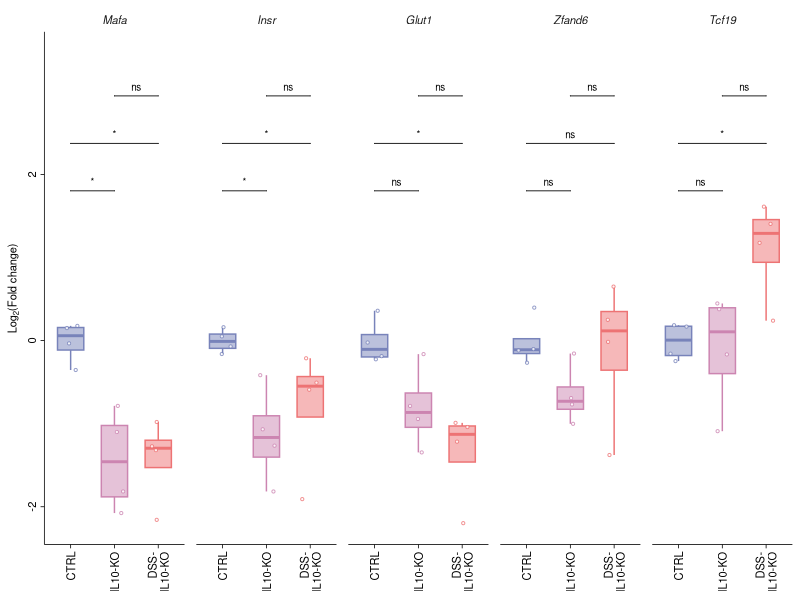

This chart was generated by the following R code:
# ============================================================
# Spleen Gene Expression Analysis - Fig_3c
# FOLD CHANGE VERSION - Using facet_grid
# Integrated Script for Diabetologia Journal Submission
# Log2(Fold-change) relative to CTRL baseline
# Three groups: CTRL, IL10-KO, DSS-IL10-KO
# Five genes: Mafa, Insr, Glut1, Zfand6, Tcf19
# ============================================================

# 0) Clear workspace and set working directory
rm(list = ls())
# Set the working directory to this script's own folder before running
# (e.g. in RStudio: Session > Set Working Directory > To Source File Location)

# 1) Load required libraries
library(ggplot2)
library(dplyr)
library(tidyr)
library(ggpubr)
library(rstatix)

# 2) Define Diabetologia colour palette
diabetologia_colors <- c(
  "CTRL" = rgb(120, 131, 186, maxColorValue = 255),
  "IL10-KO" = rgb(204, 133, 177, maxColorValue = 255),
  "DSS-IL10-KO" = rgb(237, 115, 116, maxColorValue = 255)
)

# 3) Define spleen genes for Fig_3c
genes_fig3c <- c("Mafa", "Insr", "Glut1", "Zfand6", "Tcf19")

# 4) Define comparisons
my_comparisons <- list(
  c("CTRL", "IL10-KO"),
  c("CTRL", "DSS-IL10-KO"),
  c("IL10-KO", "DSS-IL10-KO")
)

# ============================================================
# 5) Import and prepare data
# ============================================================
cat("\n=== LOADING SPLEEN GENE EXPRESSION DATA ===\n")
dat_raw <- read.csv("Fig_3c_Data_Spleen_GeneExpr.csv", stringsAsFactors = FALSE)

# Filter for the 5 selected genes
dat_raw <- dat_raw %>%
  filter(Gene %in% genes_fig3c) %>%
  select(Group, Gene, Relative_expression, Tissue)

# Convert to numeric and factor
dat_raw$Relative_expression <- as.numeric(dat_raw$Relative_expression)
dat_raw$Group <- factor(dat_raw$Group, levels = c("CTRL", "IL10-KO", "DSS-IL10-KO"))
dat_raw$Gene <- factor(dat_raw$Gene, levels = genes_fig3c)

cat("Total observations (raw):", nrow(dat_raw), "\n")
cat("Genes:", paste(genes_fig3c, collapse = ", "), "\n")

# ============================================================
# 6) Calculate FOLD CHANGE relative to CTRL mean
# ============================================================
cat("\n=== CALCULATING FOLD CHANGE ===\n")

# Calculate CTRL mean for each gene
ctrl_means <- dat_raw %>%
  filter(Group == "CTRL") %>%
  group_by(Gene) %>%
  summarise(
    CTRL_mean = mean(Relative_expression, na.rm = TRUE),
    CTRL_n = sum(!is.na(Relative_expression)),
    .groups = 'drop'
  )

cat("\nCTRL baseline means:\n")
print(ctrl_means)

# Calculate fold change for each sample
dat_fc <- dat_raw %>%
  left_join(ctrl_means, by = "Gene") %>%
  mutate(
    Fold_Change = Relative_expression / CTRL_mean,
    Log2_Fold_Change = log2(Fold_Change)
  ) %>%
  filter(!is.na(Log2_Fold_Change))  # Remove NA values

cat("\nTotal observations after fold change calculation:", nrow(dat_fc), "\n")

# Check sample sizes
cat("\nSample sizes per gene per group:\n")
print(table(dat_fc$Gene, dat_fc$Group))

# ============================================================
# 7) Create faceted boxplot using facet_grid
# ============================================================
cat("\n=== GENERATING FACETED PLOT ===\n")

# Create custom x-axis labels
x_labels <- c("CTRL" = "CTRL", 
              "IL10-KO" = "IL10-KO", 
              "DSS-IL10-KO" = "DSS-\nIL10-KO")

# Create the plot
plot_fig3c <- ggboxplot(
  dat_fc,
  x = "Group",
  y = "Log2_Fold_Change",
  color = "Group",
  fill = "Group",
  alpha = 0.5,
  add = "jitter",
  add.params = list(color = "Group", shape = 21,
                    fill = "white", size = 0.75, alpha = 0.8),
  palette = diabetologia_colors,
  outlier.shape = NA,
  width = 0.6
) +
  facet_grid(~ Gene, scales = "fixed") +
  scale_color_manual(values = diabetologia_colors) +
  scale_fill_manual(values = diabetologia_colors) +
  labs(
    y = expression(paste("Log"[2], "(Fold change)")),
    x = NULL
  ) +
  scale_x_discrete(labels = x_labels) +
  theme_classic() +
  theme(
    legend.position = "none",
    strip.text.x = element_text(size = 8, face = "italic"),
    strip.background = element_blank(),
    axis.title.y = element_text(size = 8),
    axis.title.x = element_blank(),
    axis.text.x = element_text(size = 8, colour = "black", 
                               angle = 90, hjust = 1, vjust = 0.5),
    axis.text.y = element_text(size = 8, colour = "black", 
                               angle = 90, hjust = 0.5),
    axis.line = element_line(colour = "black", linewidth = 0.75 / .pt),
    axis.ticks = element_line(colour = "black", linewidth = 0.75 / .pt),
    panel.spacing = unit(0.3, "cm")
  ) +
  stat_compare_means(
    comparisons = my_comparisons,
    method = "wilcox.test",
    label = "p.signif",
    paired = FALSE,
    tip.length = 0.0,
    step.increase = 0.15,
    size = 2.5,
    bracket.size = 0.3
  ) +
  scale_y_continuous(
    n.breaks = 4,
    expand = expansion(mult = c(0.05, 0.15))
  )

# Display plot
print(plot_fig3c)

# ============================================================
# 8) Save plot in multiple formats
# ============================================================
cat("\n=== SAVING PLOT FILES ===\n")

ggsave(
  filename = "Fig_3c_FoldChange_Spleen_GeneExpr.png",
  plot = plot_fig3c,
  scale = 1, width = 9.5, height = 6,
  units = "cm", dpi = 600, limitsize = FALSE
)

ggsave(
  filename = "Fig_3c_FoldChange_Spleen_GeneExpr.svg",
  plot = plot_fig3c,
  scale = 1, width = 9.5, height = 6,
  units = "cm", limitsize = FALSE
)

cat("✓ Plots saved\n")

# ============================================================
# 9) Statistical analysis with BH correction
# ============================================================
cat("\n=== PERFORMING STATISTICAL ANALYSIS ===\n")

posthoc_result <- dat_fc %>%
  group_by(Gene) %>%
  wilcox_test(Log2_Fold_Change ~ Group, 
              comparisons = my_comparisons) %>%
  adjust_pvalue(method = "BH") %>%
  add_significance("p.adj") %>%
  mutate(
    p = signif(p, 3),
    p.adj = signif(p.adj, 3)
  )

cat("\nStatistical test results with BH-adjusted p-values:\n")
print(posthoc_result)

write.csv(
  posthoc_result,
  file = "Fig_3c_Posthoc_FoldChange_BH_corrected.csv",
  row.names = FALSE
)

cat("✓ Statistical results saved\n")

# ============================================================
# 10) Summary statistics
# ============================================================
cat("\n=== CALCULATING SUMMARY STATISTICS ===\n")

summary_stats <- dat_fc %>%
  group_by(Gene, Group) %>%
  summarise(
    n = n(),
    mean_Log2FC = round(mean(Log2_Fold_Change, na.rm = TRUE), 3),
    sd_Log2FC = round(sd(Log2_Fold_Change, na.rm = TRUE), 3),
    sem_Log2FC = round(sd_Log2FC / sqrt(n), 3),
    mean_FC = round(2^mean_Log2FC, 2),  # Convert back to fold change
    .groups = 'drop'
  )

cat("\nSummary statistics (Log2 and linear fold change):\n")
print(summary_stats)

write.csv(
  summary_stats,
  file = "Fig_3c_Summary_FoldChange_Spleen_GeneExpr.csv",
  row.names = FALSE
)

# Also save the fold change data
write.csv(
  dat_fc %>% select(Group, Gene, Relative_expression, Fold_Change, Log2_Fold_Change),
  file = "Fig_3c_FoldChange_Data.csv",
  row.names = FALSE
)

cat("✓ Summary statistics saved\n")

# ============================================================
# 11) Summary
# ============================================================
cat("\n", rep("=", 70), "\n", sep = "")
cat("ANALYSIS COMPLETE - SPLEEN GENES (FOLD CHANGE)\n")
cat(rep("=", 70), "\n", sep = "")
cat("\nGenerated files:\n")
cat("  Figures:\n")
cat("    - Fig_3c_FoldChange_Spleen_GeneExpr.png (600 dpi, 9.5×6 cm)\n")
cat("    - Fig_3c_FoldChange_Spleen_GeneExpr.svg (vector format)\n")
cat("  Data tables:\n")
cat("    - Fig_3c_Posthoc_FoldChange_BH_corrected.csv\n")
cat("    - Fig_3c_Summary_FoldChange_Spleen_GeneExpr.csv\n")
cat("    - Fig_3c_FoldChange_Data.csv\n")
cat("\nKey features:\n")
cat("  ✓ Log2(Fold change) relative to CTRL baseline\n")
cat("  ✓ facet_grid layout (5 panels, 1 row)\n")
cat("  ✓ Shared y-axis across all genes\n")
cat("  ✓ DSS-\\nIL10-KO label with line break\n")
cat("  ✓ Diabetologia formatting\n")
cat("  ✓ BH correction for multiple comparisons\n")
cat("  ✓ Statistical significance stars on plot\n")
cat("\nGenes analysed:\n")
cat("  ", paste(genes_fig3c, collapse = ", "), "\n")
cat("\nSample size: n=4 per group per gene (complete data)\n")
cat(rep("=", 70), "\n", sep = "")
